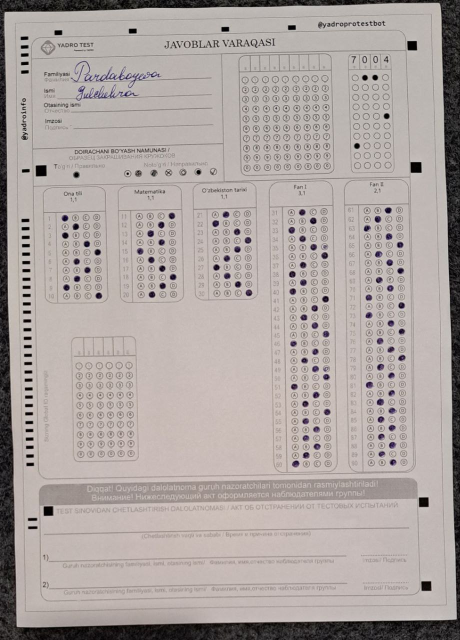
#> input picture omr-images/5.jpg, 920 x 1280 px (shown at 1/2 size)
$ python tests2.py
#> lines starting #> are read from the running program, lines starting #| are printed output that depends on the picture; after the words box and inside, x2 and y2 are one past the last pixel; in counts of white or black regions, pixels touching at a corner belong together
#> in load_and_resize_image, img is the input picture: shape (1280, 920, 3); mean B, G, R 161.6, 164.5, 173.1
#> in load_and_resize_image, `resized_image = imutils.resize(img, width=width)`:
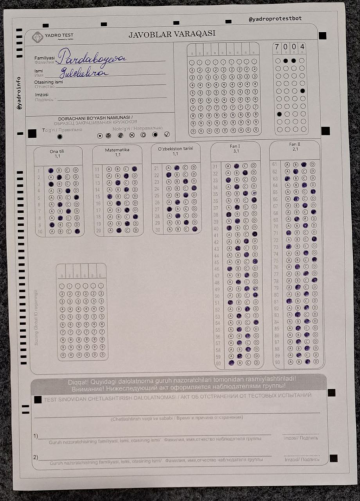
#> resized_image: shape (1001, 720, 3) (shown at 1/2 size); mean B, G, R 161.6, 164.5, 173.1
# -*- coding: utf-8 -*-

from shapely.geometry import LineString
import cv2
import numpy as np
from matplotlib import pyplot as plt
import matplotlib.image as mpimg
from cv2 import imshow as cv2_imshow
import imutils
import math
import time
start_time = time.time()
from PIL import Image


def wrap_document(img):
  # Предварительная обработка изображения  --  Tasvirni oldindan qayta ishlash
  gray = cv2.cvtColor(img, cv2.COLOR_BGR2GRAY)
  blur = cv2.GaussianBlur(gray, (5, 5), 0)
  edges = cv2.Canny(blur, 50, 150)

  # Нахождение контуров на изображении --  Tasvirdagi konturlarni topish
  contours, _ = cv2.findContours(edges, cv2.RETR_LIST, cv2.CHAIN_APPROX_SIMPLE)
  contours = sorted(contours, key=cv2.contourArea, reverse=True)


  # Определение контура, который представляет собой лист формата A4  -- A4 varaqni ifodalovchi konturni aniqlash
  for contour in contours:
      # Вычисление приближенного контура -- Taxminiy konturni hisoblash
      perimeter = cv2.arcLength(contour, True)
      approx = cv2.approxPolyDP(contour, 0.02 * perimeter, True)

      # Если контур имеет 4 вершины, предполагаем, что это лист формата A4 -- Agar konturning 4 ta uchi bo'lsa, uni A4 varaq deb hisoblang
      if len(approx) == 4:
          target = approx
          break

  # Применение перспективного преобразования  --Perspektivni o'zgartirishni qo'llash
  pts = target.reshape(4, 2)
  rect = np.zeros((4, 2), dtype="float32")

  # Определение порядка точек: верхний левый, верхний правый, нижний правый, нижний левый --  Ballar tartibini aniqlang: yuqori chap, yuqori o'ng, pastki o'ng, pastki chap
  s = pts.sum(axis=1)
  rect[0] = pts[np.argmin(s)]
  rect[2] = pts[np.argmax(s)]

  diff = np.diff(pts, axis=1)
  rect[1] = pts[np.argmin(diff)]
  rect[3] = pts[np.argmax(diff)]

  # Определение ширины и высоты результирующего изображения -- Olingan tasvirning kengligi va balandligini aniqlash
  (tl, tr, br, bl) = rect
  widthA = np.sqrt(((br[0] - bl[0]) ** 2) + ((br[1] - bl[1]) ** 2))
  widthB = np.sqrt(((tr[0] - tl[0]) ** 2) + ((tr[1] - tl[1]) ** 2))
  heightA = np.sqrt(((tr[0] - br[0]) ** 2) + ((tr[1] - br[1]) ** 2))
  heightB = np.sqrt(((tl[0] - bl[0]) ** 2) + ((tl[1] - bl[1]) ** 2))

  maxWidth = max(int(widthA), int(widthB))
  maxHeight = max(int(heightA), int(heightB))

  # Выполнение перспективного преобразования  -- Istiqbolli transformatsiyani amalga oshirish
  dst = np.array([
      [0, 0],
      [maxWidth - 1, 0],
      [maxWidth - 1, maxHeight - 1],
      [0, maxHeight - 1]], dtype="float32")

  transformMatrix = cv2.getPerspectiveTransform(rect, dst)
  warped = cv2.warpPerspective(img, transformMatrix, (maxWidth, maxHeight))
  cv2.imshow("Output", warped)
  return warped


def load_and_resize_image(image_path, width):
    """Загрузка и изменение размера изображения """  # Tasvirni yuklash va o'lchamini o'zgartirish
    img = cv2.imread(image_path)
    resized_image = imutils.resize(img, width=width)
    img_wrapped = wrap_document(resized_image)
#> in wrap_document, `edges = cv2.Canny(blur, 50, 150)`:
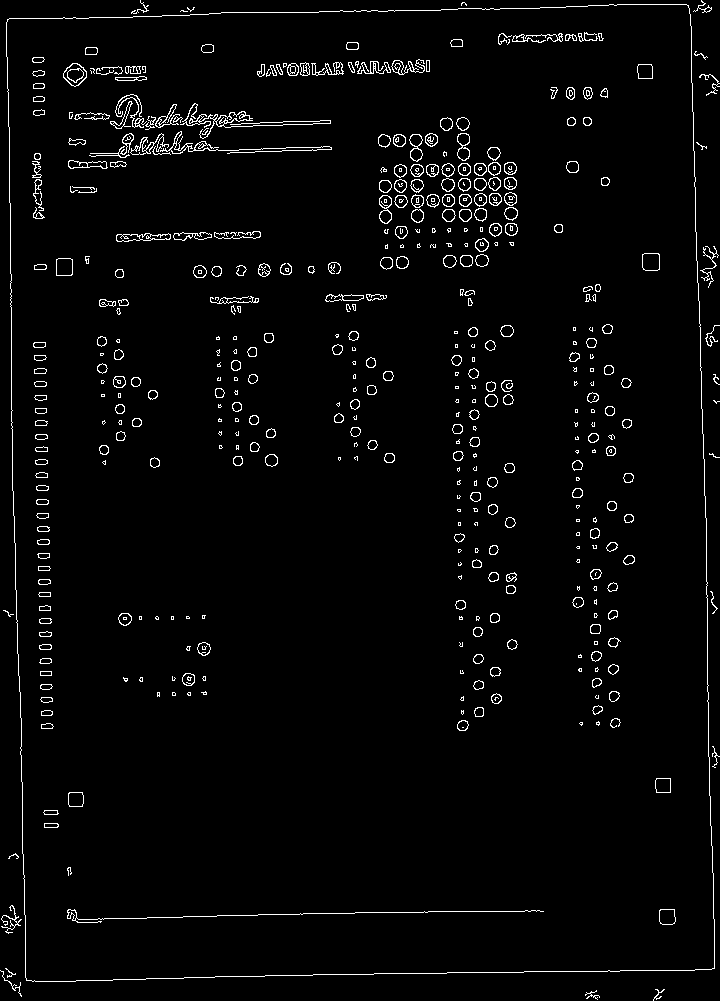
#> edges: shape (1001, 720); 2.8% white in thin lines or dots
#> in wrap_document, `contours, _ = cv2.findContours(edges, cv2.RETR_LIST, cv2.CHAIN_APPROX_..`: contours = 932 contours, 418 with area under 20; largest, box (x1, y1, x2, y2) and area: (6, 4, 715, 982) 662904, (6, 4, 715, 982) 662902, (63, 63, 87, 87) 372, (180, 103, 331, 139) 342, (63, 63, 87, 87) 340
#> the loop in wrap_document, `for contour in contours:` made 1 pass
#> (perimeter, target) on pass 1: (3354.7, [[688, 5], [7, 19], [26, 980], [714, 968]])
#> in wrap_document, `pts = target.reshape(4, 2)`: pts = [[688, 5], [7, 19], [26, 980], [714, 968]]
#> in wrap_document, `s = pts.sum(axis=1)`: s = [693, 26, 1006, 1682]
#> in wrap_document, `diff = np.diff(pts, axis=1)`: diff = [-683, 12, 954, 254]
#> in wrap_document, `warped = cv2.warpPerspective(img, transformMatrix, (maxWidth, maxHeigh..`:
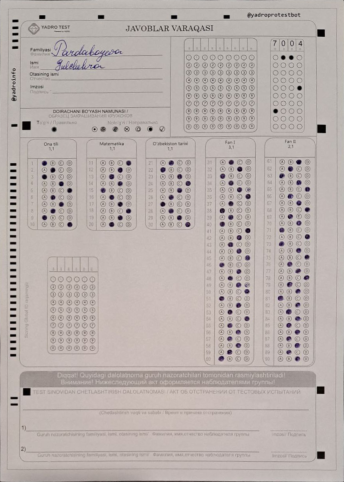
#> warped: shape (963, 688, 3) (shown at 1/2 size); mean B, G, R 172.7, 175.9, 185
    return img_wrapped


def preprocess_image(img):
    """Предварительная обработка изображения""" # Tasvirni oldindan qayta ishlash
    gray = cv2.cvtColor(img, cv2.COLOR_BGR2GRAY)
#> gray: shape (963, 688)
    blurred_frame = cv2.GaussianBlur(gray, (11, 11), 1)
    canny_frame = cv2.Canny(blurred_frame, 150, 150)
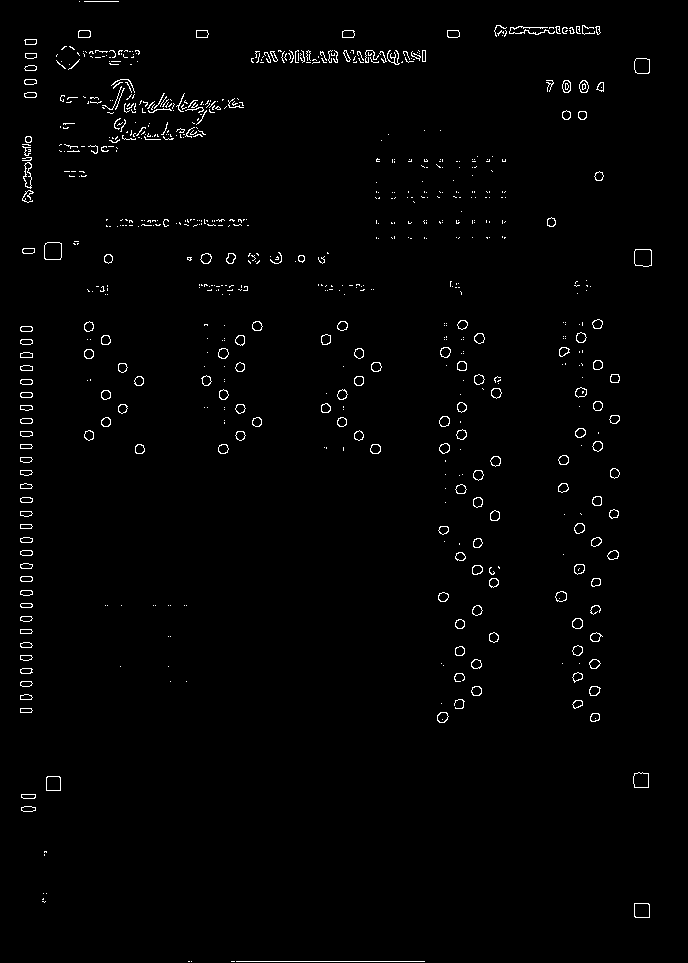
#> canny_frame: shape (963, 688); 1.4% white in thin lines or dots
    return cv2.threshold(canny_frame, 100, 255, cv2.THRESH_BINARY + cv2.THRESH_OTSU)[1]


def get_contours(thresh):
  """Получение контуров из изображения""" # Tasvirdan konturlarni olish
  cnts = cv2.findContours(thresh, cv2.RETR_EXTERNAL, cv2.CHAIN_APPROX_SIMPLE)
#> cnts = 722 contours, 569 with area under 20; largest, box (x1, y1, x2, y2) and area: (44, 242, 62, 260) 282, (634, 249, 652, 267) 274, (634, 58, 650, 74) 214, (634, 903, 650, 918) 209, (633, 772, 649, 788) 207
  return cnts[0] if len(cnts) == 2 else cnts[1]


def fill_with_color(cnts, img):
  # Создаем словарь сопоставления для числа вершин и цвета  Cho'qqilar soni va ranglar uchun xaritalash lug'atini yarating
  color_mapping = {
      3: (0, 255, 0),      # Зеленый = треугольник
      4: (0, 0, 255),      # Красный = квадрат
      5: (255, 0, 0),      # Синий = пятиугольник
      6: (255, 255, 0),    # Голубой = шестиугольник
      8: (255, 128, 255),  # Розовый = восьмиугольник
  }

  for cnt in cnts:
      approx = cv2.approxPolyDP(cnt, 0.05 * cv2.arcLength(cnt, True), True)
      vertices_count = len(approx)

      # Если контур соответствует одному из ключей в словаре  Agar kontur lug'atdagi kalitlardan biriga mos kelsa
      if vertices_count in color_mapping:
          cv2.drawContours(img, [cnt], 0, color_mapping[vertices_count], -1)
      # Для большего числа вершин считаем контур кругом  Ko'proq sonli cho'qqilar uchun biz konturni aylana deb hisoblaymiz
      elif vertices_count > 12:
          cv2.drawContours(img, [cnt], 0, (0, 255, 255), -1)  # Желтый = круг

  return img


def get_biggest_area_2(cnts, can_check_limit_area = False):
    # Инициализация максимальной площади и массива для хранения наибольшего контура  Eng katta konturni saqlash uchun maksimal maydon va massivni ishga tushirish
    maxArea = 0
    biggest = []

    # Перебор всех контуров Barcha konturlarni sanab o'tish
    for i in cnts :
        # Вычисление площади контура  Kontur maydonini hisoblash
        area = cv2.contourArea(i)

        # Если площадь больше 100 или разрешена проверка ограниченной области  Agar maydon 100 dan katta bo'lsa yoki cheklangan maydonni tekshirishga ruxsat berilsa
        if area > 100 or can_check_limit_area:
            # Вычисление периметра контура  Konturning perimetrini hisoblash
            peri = cv2.arcLength(i, True)

            # Приближение формы контура  Kontur shaklini yaqinlashtirish
            edges = cv2.approxPolyDP(i, 0.05*peri, True)

            # Если площадь больше максимальной и контур имеет 4 вершины (предположительно прямоугольник)  Agar maydon maksimaldan kattaroq bo'lsa va konturda 4 ta burchak bo'lsa (ehtimol, to'rtburchaklar)
            if area > maxArea and len(edges) == 4 :
                # Обновление наибольшего контура и максимальной площади  Eng katta kontur va maksimal maydonni yangilang
                biggest = edges
                maxArea = area

    # Возвращение наибольшего контура  Eng katta konturni qaytarish
    return biggest


# Функция для выделения и обработки секций изображения  Rasmning bo'limlarini tanlash va qayta ishlash funktsiyasi
def process_sections(image, coordinates):
    sectionsMark = []
    sectionThreshs = []
    biggestCounters = []
    filledSections = []

    for cordination in coordinates:
        cv2.rectangle(image, cordination[0], cordination[1], (255, 0, 0), 0)
        top, bottom, left, right = cordination[0][1], cordination[1][1], cordination[0][0], cordination[1][0]
        sectionsMark.append(image[top:bottom, left:right].copy())

    for sectionMark in sectionsMark:
        sectionThreshs.append(cv2.threshold(sectionMark, 0, 255, cv2.THRESH_BINARY_INV + cv2.THRESH_OTSU)[1])

    for sectionThresh in sectionThreshs:
        cnts = cv2.findContours(sectionThresh, cv2.RETR_EXTERNAL, cv2.CHAIN_APPROX_SIMPLE)
        cnts = cnts[0] if len(cnts) == 2 else cnts[1]
        biggest = get_biggest_area_2(cnts)
        if len(biggest) > 0:
            biggestArea = cv2.contourArea(biggest)
            biggestCounters.append([biggest, biggestArea, sectionThresh])

    for counter in biggestCounters:
        resultMark = cv2.cvtColor(counter[2], cv2.COLOR_GRAY2BGR)
        fill_with_color([counter[0]], resultMark)
        # cv2_imshow(resultMark)
    return biggestCounters


def get_extreme_points(c, extreme):
  if extreme == 'left':
    return tuple(c[c[:, :, 0].argmin()][0])
  if extreme == 'right':
    return tuple(c[c[:, :, 0].argmax()][0])
  if extreme == 'top':
    return tuple(c[c[:, :, 1].argmin()][0])
  if extreme == 'bottom':
    return tuple(c[c[:, :, 1].argmax()][0])


# [6 lines left out: function calculate_point, not called in this run]


def omr_area_coordinates(img):
  cordinates_of_react = [
    [(0, 210), (100, 300)], # left-1
    [(620,210), (715,300)], # right-2
    [(620,10), (715,100)], # right-1
    [(620,750), (715,840)], # right-3
    [(0,750), (100,840)], # left-2
    [(620,850), (715,1011)] # right-4
  ]

  # Вызов функции для обработки секций изображения  Rasm bo'limlarini qayta ishlash uchun funktsiyani chaqirish
  biggest_counters = process_sections(img, cordinates_of_react)

  y=get_extreme_points(biggest_counters[0][0], 'bottom')[1]
  x=get_extreme_points(biggest_counters[0][0], 'right')[0]
  y=y+cordinates_of_react[0][0][1]
  x=x+cordinates_of_react[0][0][0]
  left_top_point = (x, y) # left-1

  y=get_extreme_points(biggest_counters[1][0], 'bottom')[1]
  x=get_extreme_points(biggest_counters[1][0], 'left')[0]
  y=y+cordinates_of_react[1][0][1]
  x=x+cordinates_of_react[1][0][0]
  right_top_point = (x, y) # right-2

  y=get_extreme_points(biggest_counters[1][0], 'bottom')[1]
  x=get_extreme_points(biggest_counters[1][0], 'right')[0]
  y=y+cordinates_of_react[1][0][1]
  x=x+cordinates_of_react[1][0][0]
  right_top_point1 = (x, y) # right-2

  y=get_extreme_points(biggest_counters[3][0], 'top')[1]
  x=get_extreme_points(biggest_counters[3][0], 'left')[0]
  y=y+cordinates_of_react[3][0][1]
  x=x+cordinates_of_react[3][0][0]
  right_bottom_point = (x, y) # right-3

  y=get_extreme_points(biggest_counters[4][0], 'top')[1]
  x=get_extreme_points(biggest_counters[4][0], 'right')[0]
  y=y+cordinates_of_react[4][0][1]
  x=x+cordinates_of_react[4][0][0]
  left_bottom_point = (x, y) # left-2

  min_x=left_top_point[0]
  max_x=right_top_point[0]
  min_y=right_top_point[1]
  max_y=right_bottom_point[1]

  return min_x, max_x, min_y, max_y


def get_counter_extreme_points(cnt):
  left = get_extreme_points(cnt, 'left')
  right = get_extreme_points(cnt, 'right')
  top = get_extreme_points(cnt, 'top')
  bottom = get_extreme_points(cnt, 'bottom')
  return left, right, top, bottom


def calculate_enclosing_circle(cnt):
  # Вычисление окружности, описывающей контур  Konturni tavsiflovchi doirani hisoblash
  (x,y),radius = cv2.minEnclosingCircle(cnt)
  center = (int(x),int(y))
  radius = int(radius)
  return center, radius

def get_analyze_circles_cnts(img_org, min_x, max_x, min_y, max_y):
  img = img_org.copy()

  # Преобразование изображения в оттенки серого  Rasmni kulrang rangga aylantirish
  gray = cv2.cvtColor(img, cv2.COLOR_BGR2GRAY)

  # Применение размытия Гаусса  Gauss xiralashtirishni qo'llash
  blurred = cv2.GaussianBlur(gray, (5, 5), 0)

  # Бинаризация изображения  Tasvirni binarizatsiya
  _, thresh = cv2.threshold(blurred, 100, 255, cv2.THRESH_BINARY)

  # Поиск контуров  Konturlarni qidiring
  contours, _ = cv2.findContours(thresh, cv2.RETR_TREE, cv2.CHAIN_APPROX_SIMPLE)
  circle_counters = []
  for cnt in contours:
    # Вычисление моментов для определения центра масс  Massalar markazini aniqlash uchun momentlarni hisoblash
    M = cv2.moments(cnt)

    # Проверка, чтобы избежать деления на ноль  Nolga bo'linmaslik uchun tekshiring
    if M["m00"] != 0:
        cX = int(M["m10"] / M["m00"])
        cY = int(M["m01"] / M["m00"])
    else:
        cX, cY = 0, 0

    left, right, top, bottom = get_counter_extreme_points(cnt)

    # Проверяем, находятся ли крайние точки внутри заданного диапазона  Ekstremal nuqtalar belgilangan diapazonda yoki yo'qligini tekshirish
    if left[0] < min_x or right[0] > max_x or top[1] < min_y or bottom[1] > max_y:
      continue

    # Вычисление соотношения сторон ограничивающего прямоугольника  Chegaraviy qutining tomonlar nisbatini hisoblash
    x,y,w,h = cv2.boundingRect(cnt)
    aspect_ratio = float(w)/h

    center, radius = calculate_enclosing_circle(cnt)

    # Вычисление площади контура и окружности  Kontur va doira maydonini hisoblash
    area_cnt = cv2.contourArea(cnt)
    area_circle = np.pi * (radius**2)
    if area_circle != 0 and area_cnt > 20:
      if 0.7 < area_cnt/area_circle < 1.9:
        circle_counters.append([left, right, top, bottom])
  return circle_counters

# [43 lines left out: functions analyze_circles_and_draw, draw_intersect_vertical_lines, draw_intersect_horizontal_lines, not called in this run]

img = load_and_resize_image("omr-images/5.jpg", 720)
original = img.copy()
thresh = preprocess_image(img)
cnts = get_contours(thresh)

# Преобразование изображения из цветного в оттенки серого  Tasvirni rangdan kul rangga aylantirish
gray = cv2.cvtColor(original, cv2.COLOR_BGR2GRAY)

# Применение порогового фильтра к изображению в оттенках серого  Kulrang tasvirga chegara filtrini qo'llash
# cv2.THRESH_BINARY_INV инвертирует результирующее бинарное изображение
# cv2.THRESH_OTSU автоматически вычисляет оптимальное значение порога
thresh = cv2.threshold(gray, 0, 255, cv2.THRESH_BINARY_INV + cv2.THRESH_OTSU)[1]
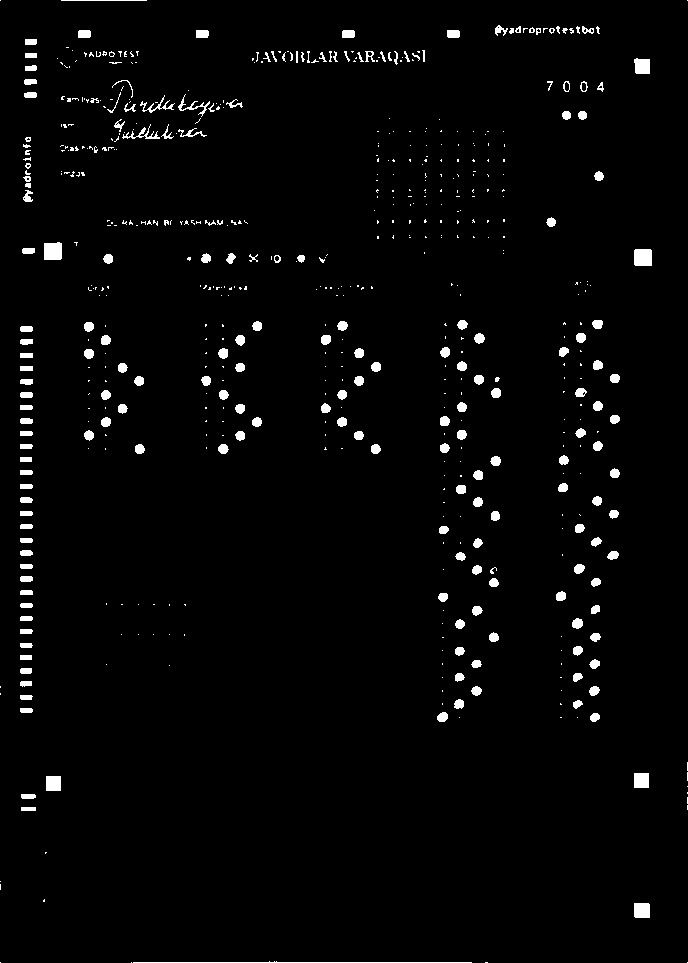
#> thresh: shape (963, 688); 2.4% white; 602 white regions (401 under 20 px)

# Инициализация номера области интереса (Region of Interest, ROI)  Qiziqish mintaqasi (ROI) raqamini ishga tushirish
ROI_number = 0

# Поиск контуров на бинаризованном изображении  Binarlashtirilgan tasvirda konturlarni topish
# cv2.RETR_EXTERNAL используется для извлечения только внешних контуров
# cv2.CHAIN_APPROX_SIMPLE удаляет все избыточные точки и сжимает контур, тем самым экономя память
cnts = cv2.findContours(thresh, cv2.RETR_EXTERNAL, cv2.CHAIN_APPROX_SIMPLE)
#> cnts = 602 contours, 438 with area under 20; largest, box (x1, y1, x2, y2) and area: (44, 242, 62, 260) 274, (634, 249, 652, 266) 270, (634, 903, 650, 918) 209, (634, 58, 650, 74) 201, (46, 776, 61, 791) 196

# В зависимости от версии OpenCV, findContours возвращает разное количество объектов.  OpenCV versiyasiga qarab findContours boshqa sonli ob'ektlarni qaytaradi.
# Это условие обеспечивает совместимость кода с разными версиями OpenCV.   Ushbu shart kodning OpenCV ning turli versiyalari bilan mos kelishini ta'minlaydi.
cnts = cnts[0] if len(cnts) == 2 else cnts[1]

all_center_cnts = []

start_time=time.time()
for i in range(1,15):
  img = load_and_resize_image(f"omr-images/5.jpg", 720)
#> the loop in wrap_document (call 2), `for contour in contours:` made 1 pass

  original = img.copy()
  thresh = preprocess_image(img)
  cnts = get_contours(thresh)
#> cnts = 722 contours, 569 with area under 20; largest, box (x1, y1, x2, y2) and area: (44, 242, 62, 260) 282, (634, 249, 652, 267) 274, (634, 58, 650, 74) 214, (634, 903, 650, 918) 209, (633, 772, 649, 788) 207
  # draw_intersect_vertical_lines(original)
  gray = cv2.cvtColor(original.copy(), cv2.COLOR_BGR2GRAY)
  result_omr_area_coordinates = omr_area_coordinates(gray)
#> after the loop in process_sections, `for cordination in coordinates:`: sectionsMark = 6 items
#> the loop in process_sections, `for sectionMark in sectionsMark:` made 6 passes
#> the loop in process_sections, `for sectionThresh in sectionThreshs:` made 6 passes
#> (biggest, biggestArea) on passes 1 to 6: ([[45, 33], [44, 48], [60, 49], [60, 33]], 240.5), ([[15, 39], [15, 55], [31, 55], [31, 40]], 248), ([[15, 49], [15, 62], [28, 63], [29, 50]], 176), ([[14, 23], [14, 37], [27, 37], [28, 23]], 189), ([[47, 26], [46, 40], [59, 40], [60, 27]], 176), ([[15, 53], [14, 66], [28, 67], [29, 54]], 183)
#> the loop in process_sections, `for counter in biggestCounters:` made 6 passes
#> pass 1, in process_sections, `resultMark = cv2.cvtColor(counter[2], cv2.COLOR_GRAY2BGR)`:
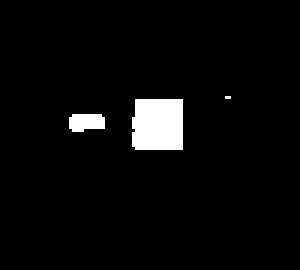
#> resultMark: shape (90, 100, 3) (shown 3 times larger); 3.8% white; 3 white regions (1 under 20 px), largest, box (x1, y1, x2, y2) and area: (44, 33, 61, 50) 281, (23, 38, 35, 44) 62
#> pass 3, in process_sections, `resultMark = cv2.cvtColor(counter[2], cv2.COLOR_GRAY2BGR)`:
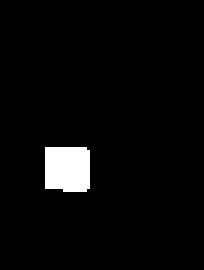
#> resultMark: shape (90, 68, 3) (shown 3 times larger); 3.5% white; 1 white region, box (x1, y1, x2, y2) and area: (15, 49, 30, 64) 217
#> (the rest of the program and of its run is left out)
